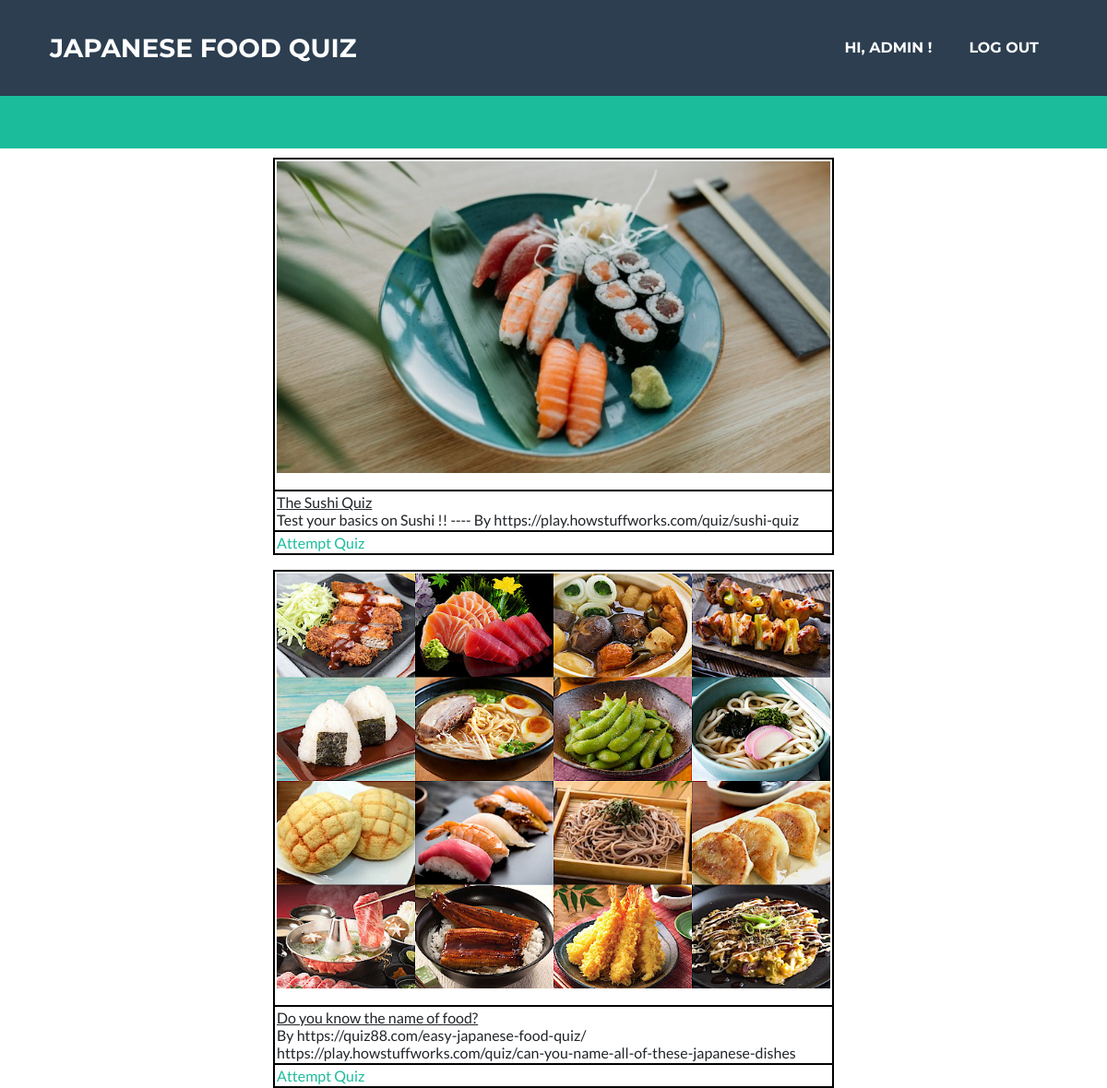
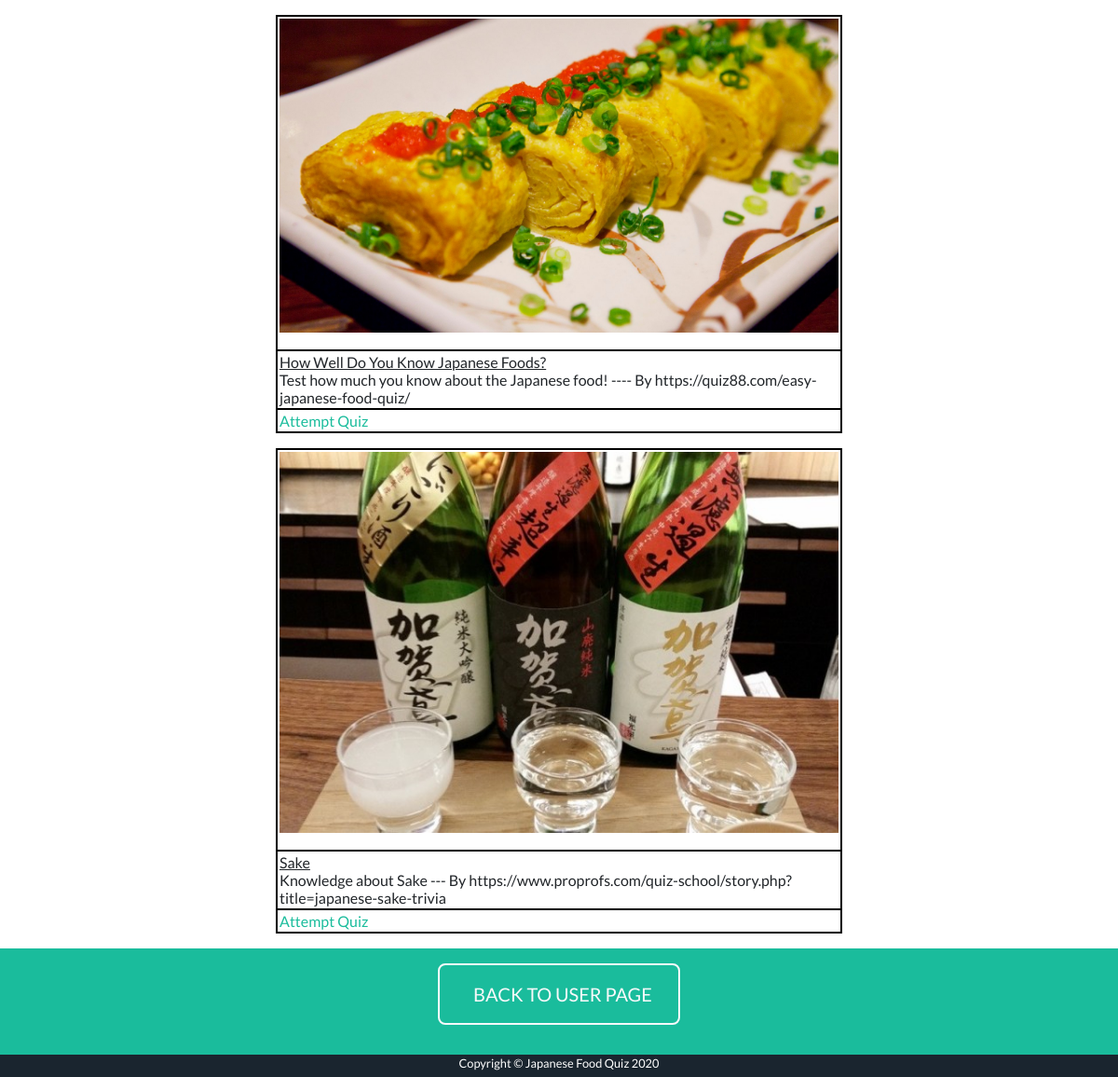
The app's page /qs (signed in) with its own data (2 pictures, top to bottom).
### app/models.py (models this page shows, shortened)
class User(UserMixin, db.Model):
    __table_args__ = {'extend_existing': True}
    id = db.Column(db.String, primary_key=True)
    email = db.Column(db.String(128))
    name = db.Column(db.String(128))
    password_hash = db.Column(db.String(128))
    status = db.Column(db.String)
    last_login = db.Column(db.DATE, nullable=False, default=datetime.now)

class QuizSet(db.Model):
    __table_args__ = {'extend_existing': True}
    quizSetID = db.Column(db.Integer, primary_key=True)
    name = db.Column(db.String(100))
    description = db.Column(db.String(100))
    picture = db.Column(db.String(100))
    userID = db.Column(db.String)
    status = db.Column(db.String(100))

### app/routes.py (the view)
@app.route('/qs')
def qs():
	quizSets = QuizSet.query.filter_by(status="approve").all()
	for quizSet in quizSets:
		quizSet.href = "/qa?index=0&id="+str(quizSet.quizSetID)
		quizSet.picture = "/static/images/"+quizSet.picture
	return render_template('qs.html', quizSets=quizSets, base64=base64, username=current_user.name)

### app/models.py (called while the page is built)
@login.user_loader
def load_user(id):
    user = User.query.filter_by(id=(int(id))).first()
    return user

### app/templates/qs.html (shortened to what this page needs)
﻿<!DOCTYPE html>
<html lang="en">
  <head>
    <link href="/static/style.css" rel="stylesheet" />
    <link href="/static/qs.css" rel="stylesheet" />
  {% extends 'base.html' %}
  {% block content %}
        <td class="page-section portfolio" id="portfolio">
            {% for quizSet in quizSets %}
            <p>
                <table style="width: 30rem;" class="tbCss" align="center">
                    <tr>
                        <td>
                            <p style="text-align:center;"> <img  src="{{ quizSet.picture }}" width="600rem" alt="miss～～"/></p>
                        </td>
                    </tr>
                    <tr>
                        <td>
                            <u>{{ quizSet.name }}</u>
                            <br>
                            {{ quizSet.description }}
                        </td>
                    </tr>
                    <tr>
                        <td>
                            <a href="{{ quizSet.href }}"> Attempt Quiz </a>
                        </td>
                    </tr>
                </table>
            </p>
            {% endfor %}
        <section class="page-section bg-primary text-white mb-0" id="about" style="padding-top: 1rem; padding-bottom: 2rem;">
            <div class="container">
                <div class="text-center">
                  <a class="btn btn-xl btn-outline-light" href="/user_page">
                    BACK TO USER PAGE
                  </a>
                </div>
              </div>
        </section>
  {% endblock %}

### app/templates/base.html (shortened to what this page needs)
  </head>
  <body id="page-top">
    <nav
      class="navbar navbar-expand-lg bg-secondary text-uppercase fixed-top"
      id="mainNav"
    >
      <div class="container">
        <a class="navbar-brand js-scroll-trigger" href="/index"
          >Japanese Food Quiz</a
        >
        <div class="collapse navbar-collapse" id="navbarResponsive">
          <ul class="navbar-nav ml-auto">
            {% if username %}
                <li class="nav-item mx-0 mx-lg-1" style="padding:0; margin: 0 0.25rem 0 0.25rem">
                    <a class="nav-link py-3 px-0 px-lg-3 rounded js-scroll-trigger"
                      href="/user_page"
                    style="padding:1rem;">Hi, {{ username }} !</a>
                </li>
                <li class="nav-item mx-0 mx-lg-1" style="padding:0; margin: 0 0.25rem 0 0.25rem">
                    <a class="nav-link py-3 px-0 px-lg-3 rounded js-scroll-trigger"
                      href="/logout"
                    style="padding:1rem;">Log Out</a>
                </li>
            {% endif %}
          </ul>
        </div>
      </div>
    </nav>
    {% block content %}{% endblock %}
    <section class="copyright text-center text-white" style="height: 1.5rem;">
      <div class="container" >
        <small>Copyright © Japanese Food Quiz 2020</small>
      </div>
    </section>
  </body>
</html>

### app/static/qs.css (style rules this page uses)
.tbCss tr { padding: 0.125rem ; border: solid 0.125rem #000; }
.tbCss td { padding: 0.125rem ; border: solid 0.125rem #000; }

### records on screen
User: name "ADMIN"
QuizSet: picture (picture), name "The Sushi Quiz", description "Test your basics on Sushi !! ---- By https://play.howstuffworks.com/quiz/sushi-quiz"
QuizSet: picture (picture), name "Do you know the name of food?", description "By https://quiz88.com/easy-japanese-food-quiz/ https://play.howstuffworks.com/quiz/can-you-name-all-of-these-japanese-dishes"
QuizSet: picture (picture), name "How Well Do You Know Japanese Foods?", description "Test how much you know about the Japanese food! ---- By https://quiz88.com/easy-japanese-food-quiz/"
QuizSet: picture (picture), name "Sake", description "Knowledge about Sake --- By https://www.proprofs.com/quiz-school/story.php?title=japanese-sake-trivia"
